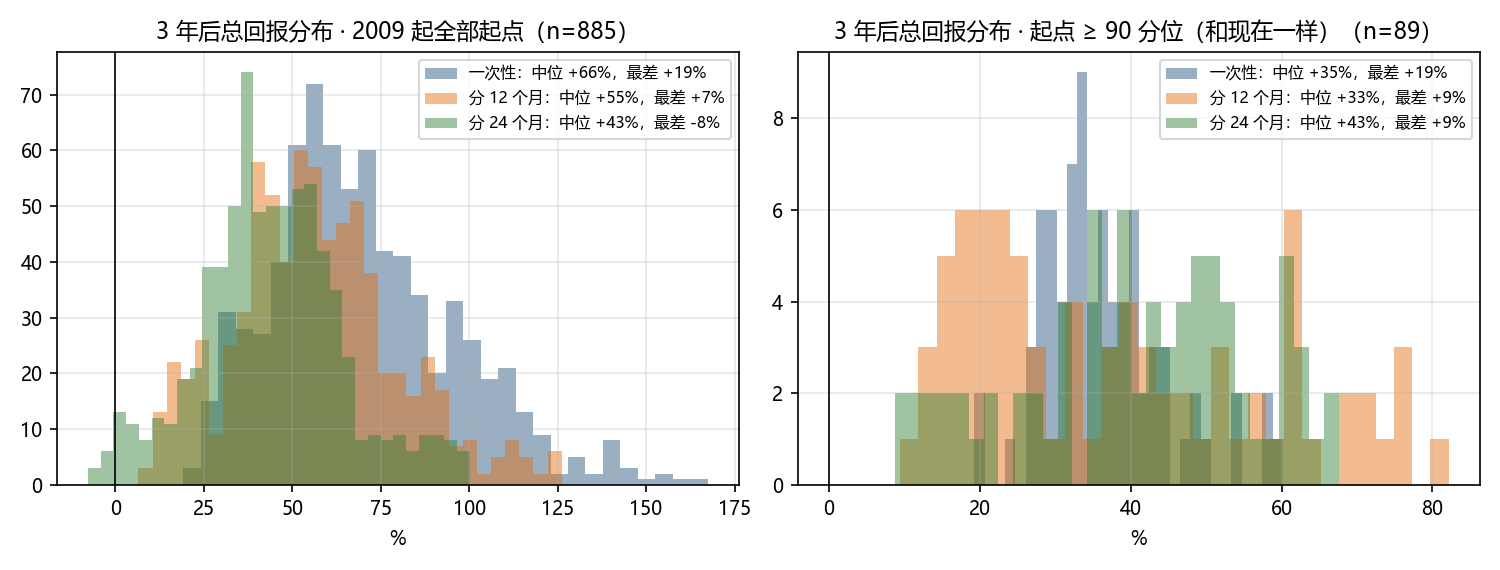

This figure's Python source:
#!/usr/bin/env python
"""Lump sum vs DCA into QQQ, conditioned on how 'high' the start was (2009-era trend-deviation percentile).
Data: ../QQQ_现在高不高_危机后视角_2026-10-09/data (QQQ adj_close, NDX close). Cash earns 0%.
Outputs: results.csv, worst_starts.csv, lump_vs_dca.png"""
import sys, numpy as np, pandas as pd
import matplotlib; matplotlib.use("Agg"); import matplotlib.pyplot as plt
try: sys.stdout.reconfigure(encoding="utf-8")
except Exception: pass
from pathlib import Path
HERE = Path(__file__).resolve().parent; D = HERE.parent/"QQQ_现在高不高_危机后视角_2026-10-09"/"data"
plt.rcParams.update({"font.family": ["Microsoft YaHei", "SimHei"], "axes.unicode_minus": False, "figure.dpi": 150, "axes.grid": True, "grid.alpha": .3, "font.size": 9})
q = pd.read_csv(D/"QQQ_daily.csv", parse_dates=["date"]).set_index("date").adj_close
n = pd.read_csv(D/"NDX_daily.csv", parse_dates=["date"]).set_index("date").close
# 2009-era trend deviation (same method as the 10-09 report)
s = n[n.index >= "2009-03-09"]; x = np.arange(len(s)); b, c = np.polyfit(x, np.log(s.values), 1); dev = pd.Series((s.values/np.exp(c+b*x)-1)*100, index=s.index)
pct = dev.rank(pct=True)*100  # percentile of each day within the era (in-sample, same as report)
NOW_PCT = float(pct.iloc[-1]); print("current era percentile", round(NOW_PCT, 1))
idx = q.index; pos = {d: i for i, d in enumerate(idx)}
month_starts = [pd.Timestamp(d) for d in q.groupby([idx.year, idx.month]).apply(lambda g: g.index[0]).values]  # first trading day of each month


def simulate(t, months, horizon_days):
    """invest 1 unit total: lump (months=0) or equal monthly tranches over `months` months starting at t. Return value path / capital."""
    i0 = pos[t]; end = i0 + horizon_days
    if end >= len(idx): return None
    path = q.iloc[i0:end+1].values
    if months == 0:
        v = path/path[0]
    else:
        ms = [d for d in month_starts if d >= t][:months]
        if len(ms) < months or pos[ms[-1]] > end: return None
        shares = np.zeros(len(path)); cash = np.ones(len(path))
        for k, d in enumerate(ms):
            j = pos[d]-i0; shares[j:] += (1/months)/path[j]; cash[j:] -= 1/months
        v = shares*path + cash
    return v


rows = []
H = {"3y": 756, "5y": 1260}
starts = [d for d in idx if d >= pd.Timestamp("2009-03-09") and d in pct.index]
for t in starts[::5]:  # weekly-ish sampling to keep it fast
    r = dict(start=t, pct=float(pct[t]))
    for hname, hd in H.items():
        for m in (0, 6, 12, 24):
            v = simulate(t, m, hd)
            if v is None: r[f"{hname}_m{m}"] = np.nan; r[f"{hname}_m{m}_mdd"] = np.nan; r[f"{hname}_m{m}_under1y"] = np.nan; continue
            r[f"{hname}_m{m}"] = (v[-1]-1)*100; r[f"{hname}_m{m}_mdd"] = (v.min()-1)*100; r[f"{hname}_m{m}_under1y"] = v[252] < 1 if len(v) > 252 else np.nan
    rows.append(r)
df = pd.DataFrame(rows); df.to_csv(HERE/"results.csv", index=False)


def summ(sub, label):
    out = []
    for hname in H:
        for m in (0, 6, 12, 24):
            col = f"{hname}_m{m}"; s_ = sub[col].dropna()
            if len(s_) == 0: continue
            out.append(dict(样本=label, 期限=hname, 方式=("一次性" if m == 0 else f"分 {m} 个月"), 起点数=len(s_), 中位回报=s_.median(), 最差=s_.min(), 最好=s_.max(),
                            亏损概率=(s_ < 0).mean()*100, 期间最深浮亏中位=sub[col+"_mdd"].dropna().median(), 期间最深浮亏最差=sub[col+"_mdd"].dropna().min(),
                            一年后仍亏概率=sub[col+"_under1y"].dropna().astype(float).mean()*100))
    return out


tab = []
tab += summ(df, "2009 起全部起点")
tab += summ(df[df.pct >= 80], "起点 ≥ 80 分位（偏高）")
tab += summ(df[df.pct >= 90], "起点 ≥ 90 分位（和现在一样）")
T = pd.DataFrame(tab); T.to_csv(HERE/"summary.csv", index=False, encoding="utf-8-sig", float_format="%.1f")
print(T.round(1).to_string())
# lump beats DCA-12m share
for label, sub in [("全部", df), ("≥80", df[df.pct >= 80]), ("≥90", df[df.pct >= 90])]:
    for h in H:
        d_ = sub[[f"{h}_m0", f"{h}_m12"]].dropna(); print(label, h, "一次性赢过分12个月的比例", round((d_[f"{h}_m0"] > d_[f"{h}_m12"]).mean()*100), "%", "n=", len(d_))
# named worst starts
worst = []
for t in ["2021-11-19", "2020-02-19", "2018-08-29", "2025-02-19", "2024-07-10", "2010-04-23", "2015-07-20"]:
    t = idx[idx.get_indexer([pd.Timestamp(t)], method="nearest")[0]]; r = dict(起点=str(t.date()), 起点分位=round(float(pct.get(t, np.nan)), 0))
    for m in (0, 12, 24):
        v3 = simulate(t, m, 756); v1 = simulate(t, m, 252)
        r[f"{'一次性' if m==0 else f'分{m}月'}_1年"] = None if v1 is None else round((v1[-1]-1)*100); r[f"{'一次性' if m==0 else f'分{m}月'}_3年"] = None if v3 is None else round((v3[-1]-1)*100)
        r[f"{'一次性' if m==0 else f'分{m}月'}_最深浮亏"] = None if v3 is None else round((v3.min()-1)*100)
    worst.append(r)
W = pd.DataFrame(worst); W.to_csv(HERE/"named_starts.csv", index=False, encoding="utf-8-sig"); print(W.to_string())

# chart: 3y outcome distribution, lump vs DCA12, high starts
fig, axes = plt.subplots(1, 2, figsize=(10, 3.8))
for ax, (label, sub) in zip(axes, [("2009 起全部起点", df), ("起点 ≥ 90 分位（和现在一样）", df[df.pct >= 90])]):
    for m, col, name in [(0, "#1f4e79", "一次性"), (12, "#e36c09", "分 12 个月"), (24, "#2e7d32", "分 24 个月")]:
        s_ = sub[f"3y_m{m}"].dropna(); ax.hist(s_, bins=30, alpha=.45, color=col, label=f"{name}：中位 {s_.median():+.0f}%，最差 {s_.min():+.0f}%")
    ax.axvline(0, color="k", lw=.8); ax.set_title(f"3 年后总回报分布 · {label}（n={len(sub)}）"); ax.legend(fontsize=7.5); ax.set_xlabel("%")
fig.tight_layout(); fig.savefig(HERE/"lump_vs_dca.png"); print("chart saved")
